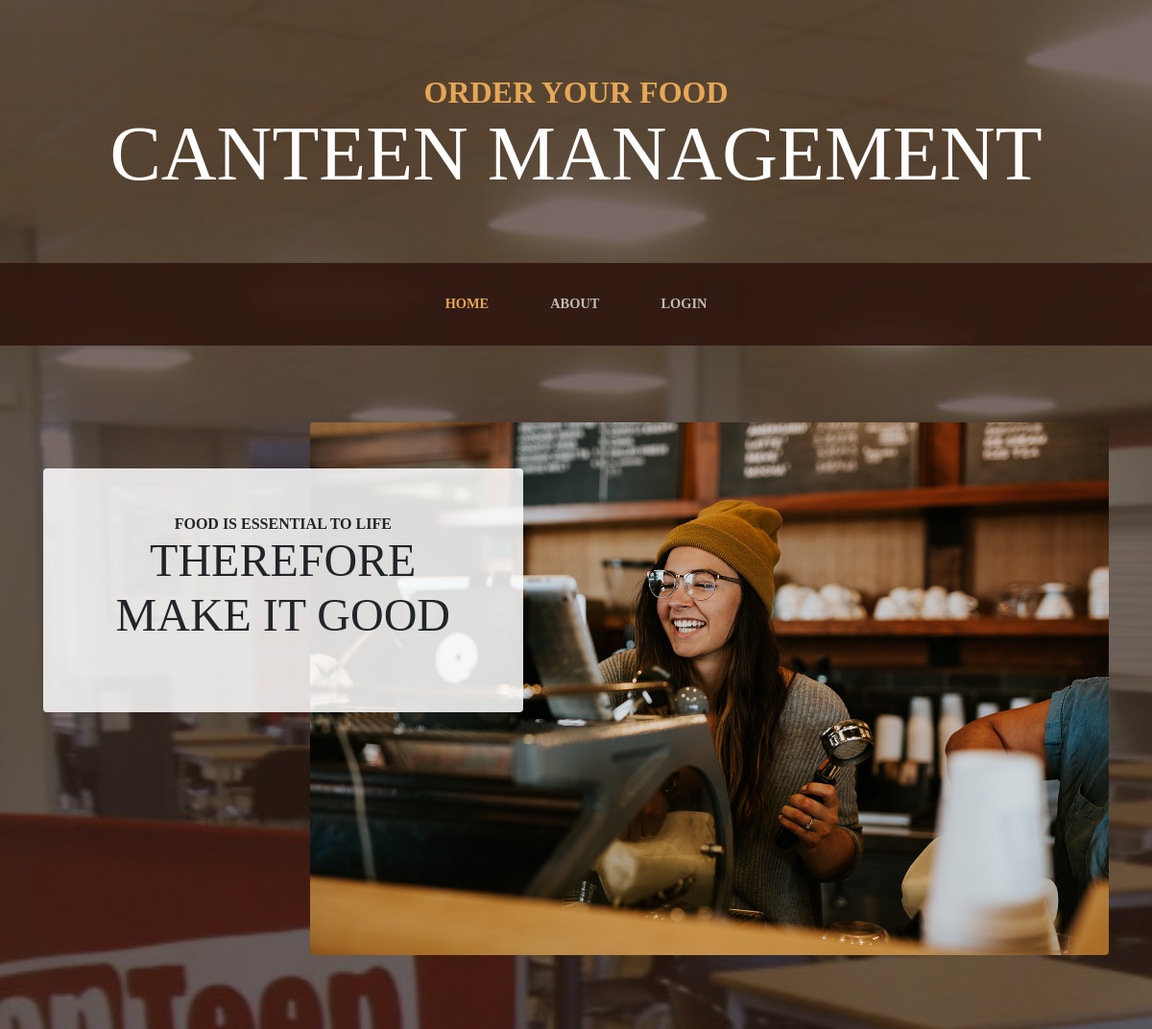
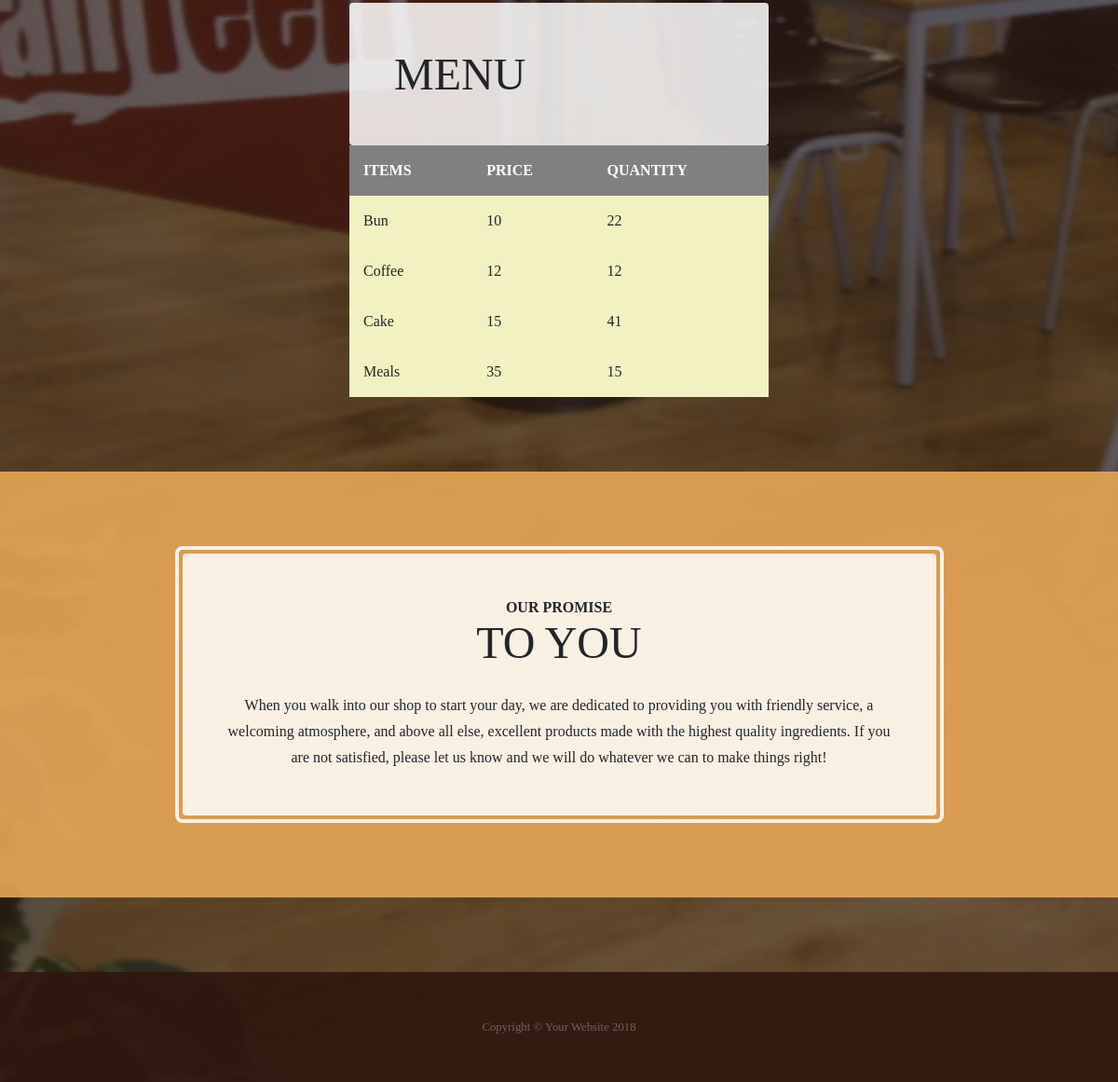
The page / on the database its author committed (2 pictures, top to bottom).
### pages/models.py (models this page shows, shortened)
class menu(models.Model):
	item_name=models.CharField(max_length=100)
	qty=models.IntegerField()
	price=models.IntegerField()
	ordered = models.IntegerField(default=0)

### pages/views.py (the view)
# urls.py: path('',MenuList.as_view(),name='home'),
class MenuList(ListView):
	context_object_name = 'menu_list'
	model = menu
	template_name = 'home.html'

### pages/templates/home.html (shortened to what this page needs)
{% load static %}
<!DOCTYPE html>
<html lang="en">
<head>
  <link href="{% static 'vendor/bootstrap/css/bootstrap.min.css' %}" rel="stylesheet">
  <link href="{% static 'css/business-casual.min.css' %}" rel="stylesheet">
</head>
<body>
  <h1 class="site-heading text-center text-white d-none d-lg-block">
    <span class="site-heading-upper text-primary mb-3">Order your Food</span>
    <span class="site-heading-lower">Canteen Management</span>
  </h1>
  <nav class="navbar navbar-expand-lg navbar-dark py-lg-4" id="mainNav">
    <div class="container">
      <div class="collapse navbar-collapse" id="navbarResponsive">
        <ul class="navbar-nav mx-auto">
          <li class="nav-item active px-lg-4">
            <a class="nav-link text-uppercase text-expanded" href="{%url 'home' %}">Home
            </a>
          </li>
          <li class="nav-item px-lg-4">
            <a class="nav-link text-uppercase text-expanded" href="{% url 'about'  %}">About</a>
          </li>
          {% if user.is_authenticated %}
          <li class="nav-item px-lg-4">
            <a class="nav-link text-uppercase text-expanded" href="{%url 'logout' %}">Logout</a>
          </li>
          {%else%}
          <li class="nav-item px-lg-4">
            <a class="nav-link text-uppercase text-expanded" href="{%url 'login' %}">Login</a>
          </li>
          {% endif %}
        </ul>
      </div>
    </div>
  </nav>
  <section class="page-section clearfix">
    <div class="container">
      <div class="intro">
        <img class="intro-img img-fluid mb-3 mb-lg-0 rounded" src="{% static 'img/intro.jpg' %}" alt="">
        <div class="intro-text left-0 text-center bg-faded p-5 rounded">
          <h2 class="section-heading mb-4">
            <span class="section-heading-upper">Food Is Essential To Life</span>
            <span class="section-heading-lower">Therefore Make It Good</span>
          </h2>
        </div>
      </div>
    </div>
  </section>
<section class="page-section">
  <div class="container" style="width:40%">
<div class="bg-faded p-5 d-flex ml-auto rounded">
<h2 class="section-heading mb-0">
<span class="section-heading-lower" width="50%" height="50%" text>MENU</span>
</h2>
</div>
  <table id="t01" style="width:100%">
  <tr>
    <th>ITEMS</th>
    <th>PRICE</th>
    <th>QUANTITY</th>
  </tr>
  {% for menu in menu_list %}
  <tr>
    <td>{{ menu.item_name }}</td>
    <td>{{ menu.price }}</td>
    <td>{{ menu.qty }}</td>
  </tr>
{% endfor %}
</table>
</div>
</section>
  <section class="page-section cta">
    <div class="container">
      <div class="row">
        <div class="col-xl-9 mx-auto">
          <div class="cta-inner text-center rounded">
            <h2 class="section-heading mb-4">
              <span class="section-heading-upper">Our Promise</span>
              <span class="section-heading-lower">To You</span>
            </h2>
            <p class="mb-0">When you walk into our shop to start your day, we are dedicated to providing you with friendly service, a welcoming atmosphere, and above all else, excellent products made with the highest quality ingredients. If you are not satisfied, please let us know and we will do whatever we can to make things right!</p>
          </div>
        </div>
      </div>
    </div>
  </section>
  <footer class="footer text-faded text-center py-5">
    <div class="container">
      <p class="m-0 small">Copyright &copy; Your Website 2018</p>
    </div>
  </footer>
</body>
</html>

### pages/templates/home.html (style rules this page uses)
th, td { padding: 15px; text-align: left; }
table#t01 { width: 100%; background-color: #f1f1c1; }
table#t01 th { background-color: grey; color: white; }

### rows shown on the page
menu: item_name "Bun", price "10", qty "22"
menu: item_name "Coffee", price "12", qty "12"
menu: item_name "Cake", price "15", qty "41"
menu: item_name "Meals", price "35", qty "15"
